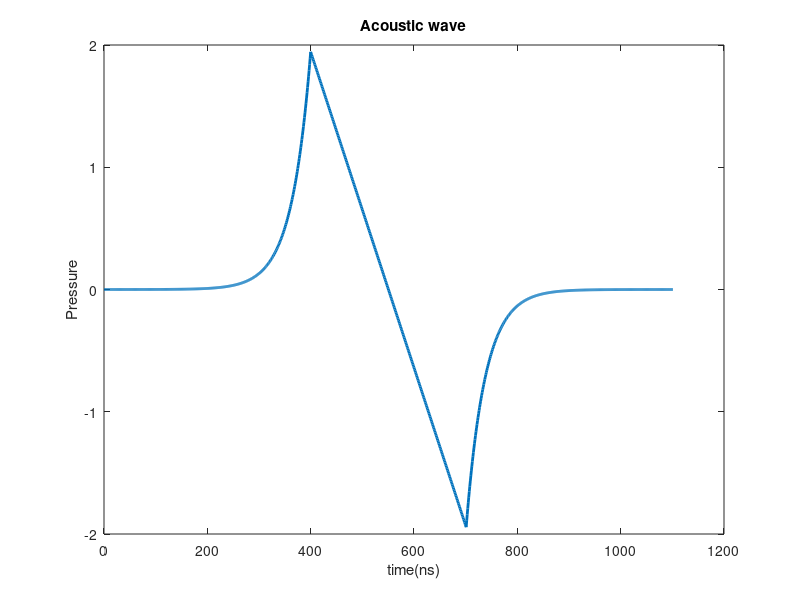

Write MATLAB code to recreate this figure. (Note: this script raises an error after producing the figure.)
%
%
%   EE6265 Fu-En Wang 106061531 HW3 12/10/2017
%
%
clear;

fig_path = '../doc/src/';
GAMMA = 0.12;
H0 = 0.09; % J/cm^2
ua = 180; % cm^-1
speed = 1.5; % mm/us
thick = 300; % um
options = optimset('Display','off');

p1a = false;
p1b = false;
p1d = false;
p1e = false;
p1f = false;
%%{
p1a = true;
p1b = true;
p1d = true;
p1e = true;
p1f = true;
%%}
%
% Problem 1-a
%
time = -400:(thick/2); % ns
pos_pressure = ua * GAMMA * H0 * exp(-ua * 10^2 * abs(time) * speed * 10^-6);
neg_pressure = -flip(pos_pressure);
pressure = [pos_pressure neg_pressure];
[max_val, max_idx] = max(pressure);
[min_val, min_idx] = min(pressure);
time_axis = 0:length(pressure)-1;
A = [time_axis(max_idx) 1; time_axis(min_idx) 1];
b = [max_val min_val]';
x = A \ b;
pressure(min_idx:-1:max_idx) = time_axis(min_idx:-1:max_idx) * x(1) + x(2);
if p1a
    fig = figure();
    plot(time_axis, pressure, 'linewidth', 2)
    title('Acoustic wave')
    xlabel('time(ns)')
    ylabel('Pressure')
    saveFig(fig, [fig_path 'p1a.pdf'])
end

%
% Problem 1-b and Problem 1-c
%
gauss_std = (max_val) * 5 / 100;
p1a_time = time_axis;
p1a_pressure = pressure + gauss_std * randn(1, length(pressure));
time = 0:300;
pressure = ua * GAMMA * H0 * exp(-ua * 10^2 * abs(time) * speed * 10^-6);
pressure = pressure + gauss_std * randn(1, length(pressure));


x0 = 185;
func = @(x)sum(abs(pressure - x * GAMMA * H0 * exp(-x * abs(time) * speed * 10^-4)));
x = lsqnonlin(func,x0, [], [], options);
paper_pressure = max_val*exp(-185 * abs(time) * speed * 10^-4);
predict_pressure = max_val*exp(-x * abs(time) * speed * 10^-4);
if p1b
    fig = figure();
    plot(p1a_time, p1a_pressure, 'linewidth', 1)
    title('Acoustic wave')
    xlabel('time(ns)')
    ylabel('Pressure')
    saveFig(fig, [fig_path 'p1b-1.pdf'])
    
    fig = figure();
    plot(time, pressure, 'linewidth', 1)
    hold on
    plot(time, paper_pressure, 'r', 'linewidth', 2)
    legend('Signal', sprintf('%.2fexp(-%.2fz)', max_val, x0))
    title('Acoustic wave')
    xlabel('time(ns)')
    ylabel('Pressure')
    ylim([-0.3 2.1])
    saveFig(fig, [fig_path 'p1b-2.pdf'])
    
    fig = figure();
    plot(time, pressure, 'linewidth', 1)
    hold on
    plot(time, predict_pressure, 'r', 'linewidth', 2)
    legend('Signal', sprintf('%.2fexp(-%.2fz)', max_val, x))
    title('Acoustic wave')
    xlabel('time(ns)')
    ylabel('Pressure')
    ylim([-0.3 2.1])
    saveFig(fig, [fig_path 'p1c.pdf'])
end

%
% Problem 1-d
%

new_ua = 10:10:180;
peak_val = zeros(1, length(new_ua));
for i = 1:length(new_ua)
    time = 0:300;
    pressure = new_ua(i) * GAMMA * H0 * exp(-new_ua(i) * 10^2 * abs(time) * speed * 10^-6);
    [peak, peak_idx] = max(pressure);
    gauss_std = (peak) * 5 / 100;
    pressure = pressure + gauss_std * randn(1, length(pressure));
    [peak, peak_idx] = max(pressure);
    peak_val(i) = peak;
end
func = @(x)(sum(abs(peak_val - x * new_ua)));
x0 = 0;
x = lsqnonlin(func,x0, [], [], options);
if p1d
    fig = figure();
    plot(new_ua, peak_val, 'o', 'linewidth', 2);
    hold on
    plot(new_ua, x * new_ua, 'linewidth', 2);
    legend('peak vs ua', sprintf('y = %fx', x), 'Location', 'NorthWest');
    title('Peak VS ua')
    xlabel('ua');
    ylabel('Peak')
    ylim([-0.1 2.1])
    saveFig(fig, [fig_path 'p1d.pdf'])
end


%
% Problem 1-e
%

new_ua = 10:10:180;
predict_ua = zeros(1, length(new_ua));
for i = 1:length(new_ua)
    time = 0:300;
    pressure = new_ua(i) * GAMMA * H0 * exp(-new_ua(i) * 10^2 * abs(time) * speed * 10^-6);
    [peak, peak_idx] = max(pressure);
    gauss_std = (peak) * 5 / 100;
    pressure = pressure + gauss_std * randn(1, length(pressure));
    
    func = @(x)(sum(abs(pressure - x * GAMMA * H0 * exp(-x * 10^2 * abs(time) * speed * 10^-6))));
    x = lsqnonlin(func, 100, [], [], options);
    predict_ua(i) = x;
end
func = @(x)(sum(abs(predict_ua - x * new_ua)));
x = lsqnonlin(func, 1, [], [], options);
if p1e
    fig = figure();
    plot(new_ua, predict_ua, 'ro', 'linewidth', 3);
    hold on
    plot(new_ua, x * new_ua, 'b--', 'linewidth', 2);
    legend('ua(real) vs ua(curve fit)', sprintf('y = %fx', x), 'Location', 'NorthWest');
    title('ua(real) vs ua(curve fit)')
    xlabel('ua(real)')
    ylabel('ua(curve fit)')
    saveFig(fig, [fig_path 'p1e.pdf'])
end

%
% Problem 1-f
%
fs = 100e6;
fc_lst = [5 10 25 50] * 1e6;
BW_xdc = 0.6;
BWR = -6;
TPE = -40;
impulse = cell(1, length(fc_lst));
for i = 1:length(fc_lst)
    fc_xdc = fc_lst(i);
    tc = gauspuls('cutoff',fc_xdc,BW_xdc,BWR,TPE);
    t  = -tc : 1/fs : tc;
    impulse{i} = gauspuls(t,fc_xdc,BW_xdc);
end

new_ua = 10:10:180;
peak_val = cell(1, length(fc_lst));
predict_ua = cell(1, length(fc_lst));
for i = 1:length(impulse)
    impulse_response = impulse{i};
    peak_val{i} = zeros(1, length(new_ua));
    predict_ua{i} = zeros(1, length(new_ua));
    for j = 1:length(new_ua)
        time = 0:1500;
        pressure = new_ua(j) * GAMMA * H0 * exp(-new_ua(j) * 10^2 * abs(time) * speed * 10^-6);
        [peak, peak_idx] = max(pressure);
        gauss_std = (peak) * 5 / 100;
        pressure = pressure + gauss_std * randn(1, length(pressure));
        %length(pressure)
        pressure = conv(pressure, impulse_response, 'same');
        %length(pressure)
        func = @(x)(sum(abs(pressure - conv(x * GAMMA * H0 * exp(-x * 10^2 * abs(time) * speed * 10^-6), impulse_response, 'same'))));
        predict_ua{i}(j) = lsqnonlin(func, new_ua(j), [], [], options);
        %func(new_ua(j))
        [peak, peak_idx] = max(pressure);
        peak_val{i}(j) = peak;
    end
    %break
end
%plot(pressure)
%sadad
all_x = zeros(1, length(fc_lst));
for i = 1:length(impulse)
    peak_x = peak_val{i};
    func = @(x)(sum(abs(peak_x - x * new_ua)));
    x0 = 180;
    all_x(i) = lsqnonlin(func,x0, [], [], options);
end
if p1f
    fig = figure();
    for i = 1:length(impulse)
        subplot(sprintf('22%d', i))
        plot(new_ua, peak_val{i}, 'ro', 'linewidth', 2);
        hold on
        plot(new_ua, all_x(i) * new_ua, '-', 'linewidth', 2);
        legend('peak vs ua', sprintf('y=%fx', all_x(i)), 'Location', 'NorthWest');
        title(sprintf('Peak vs ua ( f = %d MHz)', fc_lst(i) * 10^-6))
        xlabel('ua')
        ylabel('Peak')
    end
    saveFig(fig, [fig_path 'p1f-1.pdf']);
    
    fig = figure();
    for i = 1:length(impulse)
        estimate_ua = predict_ua{i};
        func = @(x)(sum(abs(estimate_ua - x * new_ua)));
        x = lsqnonlin(func, 1, [], [], options);
        
        subplot(sprintf('22%d', i))
        plot(new_ua, estimate_ua, 'ro', 'linewidth', 2);
        hold on
        plot(new_ua, x * new_ua, '-', 'linewidth', 2);
        legend('estimate vs real', sprintf('y=%fx', x), 'Location', 'NorthWest');
        title(sprintf('ua (estimate) vs ua (real) ( f = %d MHz)', fc_lst(i) * 10^-6))
        xlabel('ua (real)')
        ylabel('ua (estimate)')
    end
    saveFig(fig, [fig_path 'p1f-2.pdf']);
end


%
% Problem 2-a and 2-b
%

x = 150;   % in g Hb/liter
MW_Hb = 64500;  % g Hb/mole, molecular weight of Hb
load e_HbO2_Hb; % molar extinction coef. table, (lambda, HbO2, Hb)

SO2 = [0.2 0.4 0.6 0.8 1.0];
lambda = [578 584 590 596];
ua = zeros(length(SO2), length(lambda));

for i = 1:length(SO2)
    ua_SO2 = 2.303*e_HbO2_Hb(:,2)*x*SO2(i)/MW_Hb + 2.303*e_HbO2_Hb(:,3)*x*(1-SO2(i))/MW_Hb;
    for j = 1:length(lambda)
        ua(i, j) = ua_SO2(e_HbO2_Hb(:,1) == lambda(j), 1);
    end
end
speed_light = 3 * 10^8;
for i = 1:length(SO2)
    for j = 1:length(lambda)
        fc = speed_light / (lambda(j) * 10^-9);
        BW = 0.33;
        tc = gauspuls('cutoff',fc,BW,BWR,TPE);
        t  = -tc : 1/fs : tc
        excitation = gauspuls(t,fc,BW);
        plot(excitation)
        ssss
    end
end













